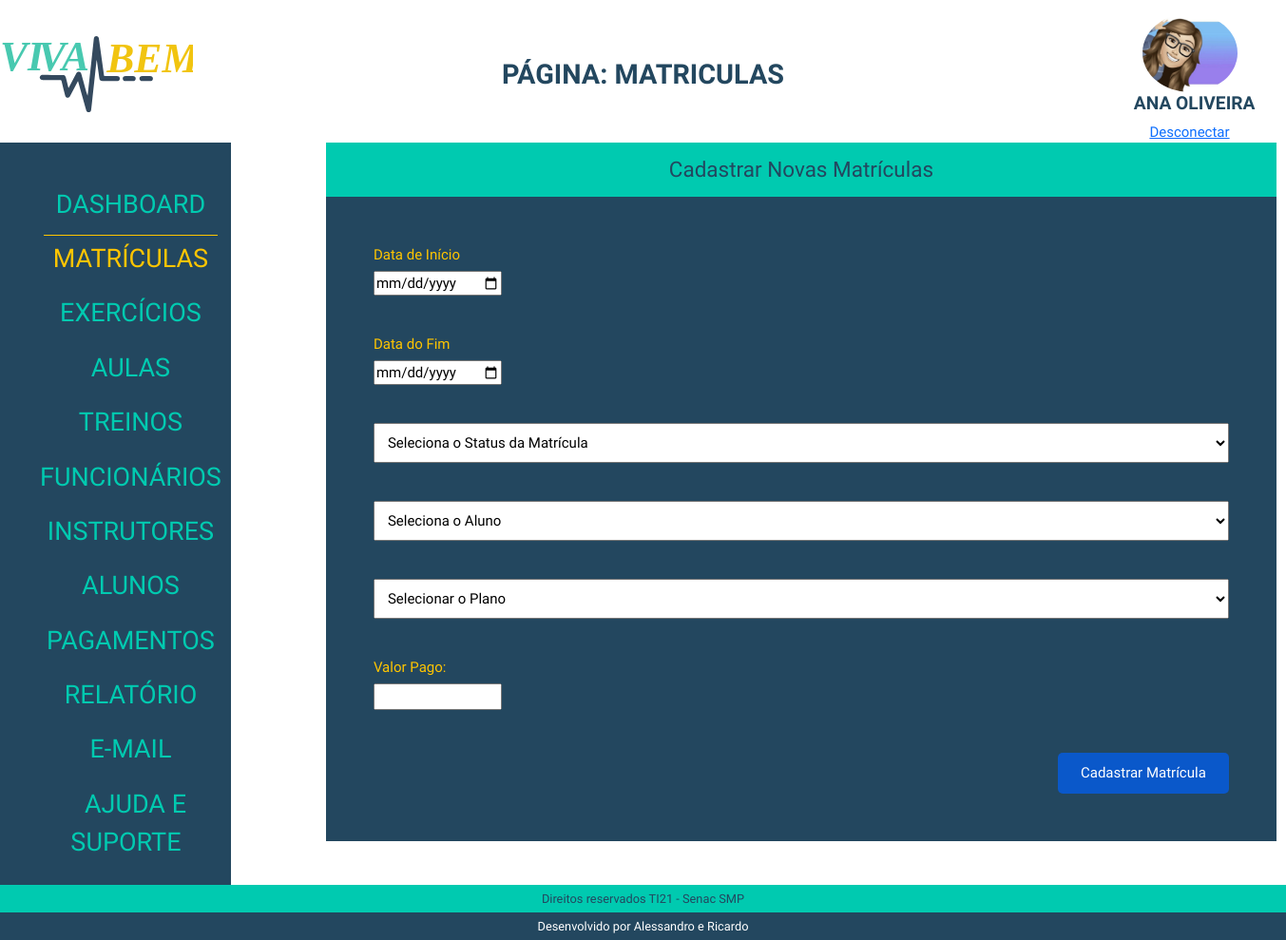
The page /admin/index.php?p=matriculas&m=cadastrar (signed in) on the database its author committed.
### tables this page shows
CREATE TABLE `tblalunos` (
  `idAluno` int(11) NOT NULL AUTO_INCREMENT PRIMARY KEY,
  `nomeAluno` varchar(50) NOT NULL,
  `dataNascAluno` date NOT NULL,
  `emailAluno` varchar(80) NOT NULL,
  `senhaAluno` varchar(20) NOT NULL,
  `dataCadAluno` date NOT NULL,
  `statusAluno` varchar(10) NOT NULL,
  `fotoAluno` varchar(100) NOT NULL
);

### admin/class/aluno.php (called while the page is built, shortened)
<?php
class AlunoClass
{
    public $idAluno;
public function __construct($id = false)
{
    if ($id) {
        $this->idAluno = $id;
        $this->Carregar();
    }
}
public function Carregar()
{
    $query = "SELECT * FROM  tblalunos WHERE idAluno = " . $this->idAluno;
    $conn = Conexao::LigarConexao();
    $resultado = $conn->query($query);
    $lista = $resultado->fetchAll();
    foreach ($lista as $linha) {
        $this->nomeAluno = $linha['nomeAluno'];
        $this->fotoAluno = $linha['fotoAluno'];
    }
}
}

### admin/matriculas/cadastrar.php (the view, shortened to what this page needs)
<h1 class="h1Geral">Cadastrar Novas Matrículas</h1>
<div class="formContainer">
    <form class="formMatri" action="index.php?p=matriculas&m=cadastrar" method="POST" enctype="multipart/form-data">
        <div>
            <label class="labelMatri" for="dataInicioMatricula">Data de Início</label>
            <input class="inputMatriDate" type="date" name="dataInicioMatricula" id="dataInicioMatricula" required placeholder="data de Inicio">
        </div>
        <div>
            <label class="labelMatri" for="dataFimMatricula">Data do Fim</label>
            <input class="inputMatriDate" type="date" name="dataFimMatricula" id="dataFimMatricula" required placeholder="data de final">
        </div>
        <div>
            <select class="selectMatriStatus" aria-label="Default select example" name="statusMatricula" required>
                <option selected="">Seleciona o Status da Matrícula</option>
            </select>
        </div>
        <div>
            <select class="selectMatri"  aria-label="Default select example" name="idAluno" id="idAluno" required>
                <option selected disabled>Seleciona o Aluno</option>
                <?php
                require_once('class/aluno.php');
                ?>
            </select>
            <select  class="selectMatri" aria-label="Default select example" name="idPlano" id="idPlano" required>
                <option selected disabled>Selecionar o Plano</option>
            </select>
            <div>
                <label class="labelMatri" for="valorPago">Valor Pago:</label>
                <input class="inputMatriDate" type="number" step="0.01" pattern="\d+(\.\d{2})?" name="valorPago" id="valorPago" required>
            </div>
            <div>
                <button class="botMatri" type="submit">Cadastrar Matrícula</button>
            </div>
        </div>
    </form>
</div>

### admin/index.php (shortened to what this page needs)
<?php
if (isset($_SESSION['idAluno'])) {
    $tipoUsuario = 'aluno';
} elseif (isset($_SESSION['idFuncionario'])) {
    $id = $_SESSION['idFuncionario'];
    $tipoUsuario = 'funcionario';
} else {
    header("location: http://localhost/Projeto-Academia-Viva-Bem-Senac/admin/loginAdmin.php");
    exit;
}
$pagina = @$_GET['p'];
require_once('class/aluno.php');
require_once('class/funcionario.php');
if ($tipoUsuario === 'aluno') {
    $aluno = new AlunoClass($id);
    $usuario = $aluno;
} elseif ($tipoUsuario === 'funcionario') {
    $funcionario = new FuncionarioClass($id);
    $usuario = $funcionario;
}
?>
<!DOCTYPE html>
<html lang="pt-BR">
<head>
    <link rel="stylesheet" href="./css/reset.css">
    <link href="path/to/lightbox.css" rel="stylesheet" />
    <link href="https://cdn.jsdelivr.net/npm/bootstrap@5.3.2/dist/css/bootstrap.min.css" rel="stylesheet">
    <link rel="stylesheet" href="./css/estilo.css">
</head>
<body>
    <header class="topo">
        <h1>
            <img src="./img/logoVivaBem.svg" alt="Logo Viva Bem">
        </h1>
        <?php
        if ($pagina == '') {
            echo '<h2>Dashboard</h2>';
        } else {
            echo ('<h2>Página: ' . $pagina . '</h2>');
        }
        ?>
         <div class="identUser">
            <img src="../img/<?php echo $usuario->fotoAluno ?? $usuario->fotoFuncionario; ?>" alt="User">
            <h2><?php echo $usuario->nomeAluno ?? $usuario->nomeFuncionario; ?></h2>
            <a href="desconectar.php">Desconectar</a>
        </div>
    </header>
    <main>
        <div class="menu">
            <nav>
                <ul>
                    <li><a href="index.php?p=dashboard" class="<?php echo (($pagina == 'dashboard') ||  (@$pagina == '')) ? 'menuAtivo' : ''; ?>"> Dashboard </a></li>
                    <li><a href="index.php?p=matriculas" class="<?php echo ($pagina == 'matriculas') ? 'menuAtivo' : ''; ?>"> Matrículas </a></li>
                    <li><a href="index.php?p=exercicios" class="<?php echo ($pagina == 'exercicios') ? 'menuAtivo' : ''; ?>"> Exercícios </a></li>
                    <li><a href="index.php?p=aulas" class="<?php echo ($pagina == 'aulas') ? 'menuAtivo' : ''; ?>"> Aulas </a></li>
                    <li><a href="index.php?p=treino" class="<?php echo ($pagina == 'treino') ? 'menuAtivo' : ''; ?>"> Treinos </a></li>
                    <li><a href="index.php?p=funcionarios" class="<?php echo ($pagina == 'funcionarios') ? 'menuAtivo' : ''; ?>"> Funcionários </a></li>
                    <li><a href="index.php?p=instrutores" class="<?php echo ($pagina == 'instrutores') ? 'menuAtivo' : ''; ?>"> Instrutores </a></li>
                    <li><a href="index.php?p=aluno" class="<?php echo ($pagina == 'aluno') ? 'menuAtivo' : ''; ?>"> Alunos </a></li>
                    <li><a href="index.php?p=pagamento" class="<?php echo ($pagina == 'pagamento') ? 'menuAtivo' : ''; ?>"> Pagamentos </a></li>
                    <li><a href="index.php?p=relatorio" class="<?php echo ($pagina == 'relatorio') ? 'menuAtivo' : ''; ?>"> Relatório </a></li>
                    <li><a href="index.php?p=contato" class="<?php echo ($pagina == 'contato') ? 'menuAtivo' : ''; ?>"> E-mail </a></li>
                    <li><a href="index.php?p=ajuda" class="<?php echo ($pagina == 'ajuda') ? 'menuAtivo' : ''; ?>"> Ajuda e Suporte </a></li>
                </ul>
            </nav>
        </div>
        <div class="box">
            <?php
            switch ($pagina) {
                case 'matriculas':
                    require_once('matriculas/matriculas.php');
                    break;
            }
            ?>
        </div>
    </main>
    <footer class="rodape">
        <h2>Direitos reservados TI21 - Senac SMP</h2>
        <h2>Desenvolvido por Alessandro e Ricardo</h2>
    </footer>
</body>
</html>

### admin/css/estilo.css (style rules this page uses)
*, a, h1, h2, h3, h4 { font-family: 'Josefin Sans', sans-serif; font-size: 15px; }
body { display: flex; flex-direction: column; height: 100vh; width: 100%; }
.topo { display: flex; justify-content: space-between; margin-top: 1%; align-items: center; }
.topo h1 { text-align: center; width: 15%; }
.identUser { width: 100%; }
.identUser img { max-width: 100px; max-height: 90px; object-fit: cover; border-radius: 50%; }
.topo h2 { font-size: 1.8em; text-transform: uppercase; color: #23475f; font-weight: bold; }
.topo div { display: flex; flex-direction: column; align-items: center; width: 15%; }
.topo div img { width: 75%; }
.topo div h2 { margin-left: 5%; font-size: 1.2em; }
main { flex: 1; display: flex; }
.menu { background-color: #23475f; text-align: center; display: flex; }
.menu nav { margin-top: 15%; }
.menu nav ul li { padding: 4% 0; }
.menu nav ul li a { text-decoration: none; color: #00cab0; font-size: 1.8em; text-transform: uppercase; padding: 4% 10px; }
.menuAtivo { color: #ffc500 !important; border-top: solid 1px #ffc500; }
.box { margin: 0 100px; }
.rodape { text-align: center; }
.rodape h2 { font-size: .8em; margin-bottom: 0; }
.rodape h2:nth-child(1) { background: #00cab0; padding: .5% 0; color: #23475f; }
.rodape h2:nth-child(2) { background: #23475f; padding: .5% 0; color: #fff; }
form { display: flex; flex-direction: column; align-items: stretch; background: #23475f; width: 1000px; padding: 15px 50px; color: #ffc500; }
.h1Geral { text-align: center; color: #23475f; font-size: 1.5em; background: #00cab0; margin: 0; padding: 15px; }
.formContainer { width: 100%; box-sizing: border-box; }
.formMatri { display: flex; flex-direction: column; gap: 40px; padding: 50px 50px; }
.formMatri div { display: flex; flex-direction: column; }
.labelMatri { margin-bottom: 5px; }
.selectMatri { width: 100%; box-sizing: border-box; margin-bottom: 40px; padding: 10px; }
.selectMatriStatus { margin: 0; padding: 10px; }
.labelMatri { width: 100%; box-sizing: border-box; }
.botMatri { width: 50%; box-sizing: border-box; }
.inputMatriDate { width: 15%; }
.botMatri { width: 20%; margin-left: auto; box-sizing: border-box; background-color: #0a58ca; padding: 10px; border: none; border-radius: 5px; cursor: pointer; margin-top: 45px; color: #ffffff; }

### rows shown on the page
tblalunos: fotoAluno (picture), nomeAluno "ANA OLIVEIRA"

### other values the page prints
$pagina "MATRICULAS"
